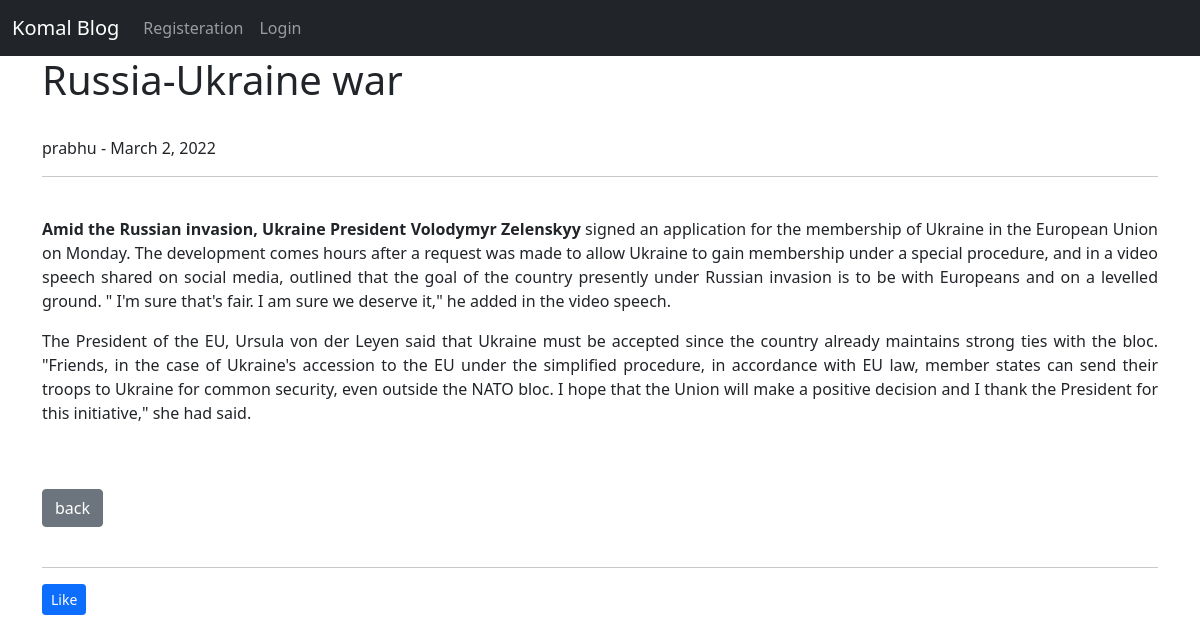
Page /artical/8 on the committed database.
### egg/models.py (models this page shows, shortened)
class post(models.Model):
    title  = models.CharField(max_length=255)
    author = models.ForeignKey(User, on_delete=models.CASCADE)
    body = models.TextField()
    post_date = models.DateField(auto_now_add=True)
    category = models.CharField(max_length=255,default='indian')
    likes = models.ManyToManyField(User, related_name = 'blog_posts')

### egg/views.py (the view)
# urls.py: path('artical/<int:pk>',inputview.as_view(),name="input"),
class inputview(DetailView):
    model = post
    template_name ='input.html'

### templates/input.html (shortened to what this page needs)
{% extends 'base.html' %}
{% block content %}
<h1>{{post.title}}</h1><br>
{{ post.author.first_name }} - {{ post.post_date }} &nbsp
<hr>
<br>
{{post.body |safe }}<br>
<br>
<a href="{% url 'home' %}" class="btn btn-secondary"> back </a>
<br><br>
<hr>
<form action = "{% url 'like_post' post.pk%}" method = "post">
  <button type = "submit", neme = "post_id,  value="{{ post.id  }}", class="btn btn-primary btn-sm">Like</button>
</form>
{% endblock %}

### rows in the picture
post: title "Russia-Ukraine war", author.first_name "prabhu", post_date "March 2, 2022", body "Amid the Russian invasion, Ukraine President Volodymyr Zelenskyy signed an application for the membership of Ukraine in the European Union on Monday. The development comes hours after a request was made to allow Ukraine to gain membership under a special procedure, and in a video speech shared on social media, outlined that the goal of the country presently under Russian invasion is to be with Europeans and on a levelled ground. \" I'm sure that's fair. I am sure we deserve it,\" he added in the video speech. The President of the EU, Ursula von der Leyen said that Ukraine must be accepted since the country already maintains strong ties with the bloc. \"Friends, in the case of Ukraine's…"
